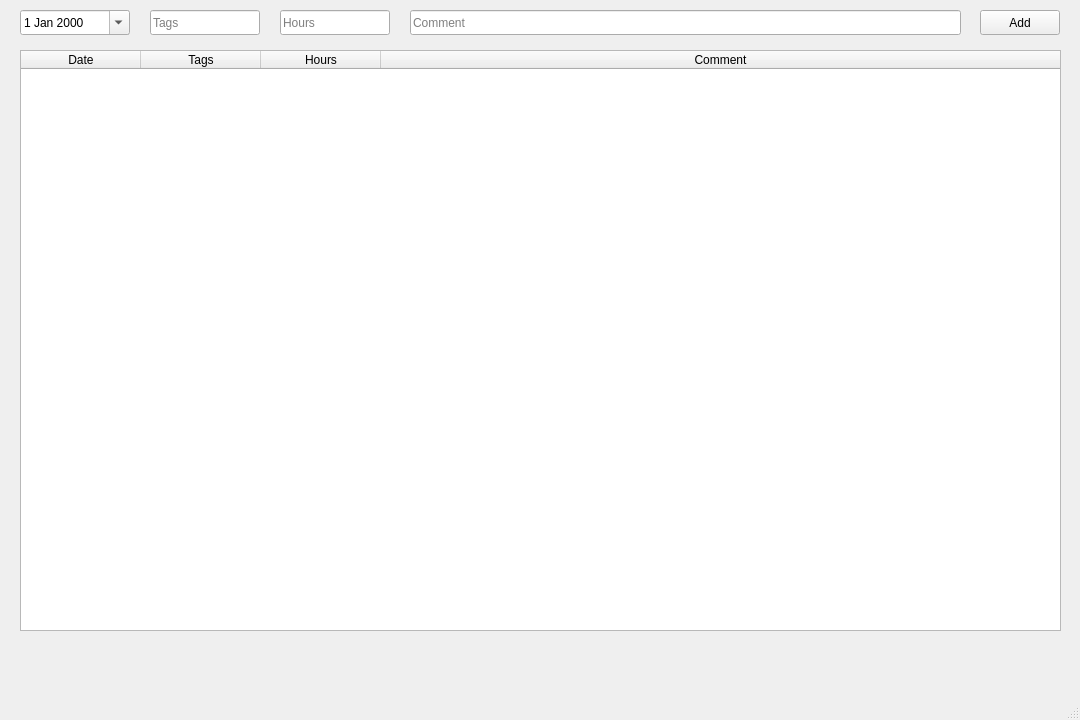
<?xml version="1.0" encoding="UTF-8"?>
<ui version="4.0">
 <class>MainWindow</class>
 <widget class="QMainWindow" name="MainWindow">
  <property name="geometry">
   <rect>
    <x>0</x>
    <y>0</y>
    <width>1080</width>
    <height>720</height>
   </rect>
  </property>
  <property name="palette">
   <palette>
    <active>
     <colorrole role="Link">
      <brush brushstyle="SolidPattern">
       <color alpha="255">
        <red>153</red>
        <green>193</green>
        <blue>241</blue>
       </color>
      </brush>
     </colorrole>
    </active>
    <inactive>
     <colorrole role="Link">
      <brush brushstyle="SolidPattern">
       <color alpha="255">
        <red>153</red>
        <green>193</green>
        <blue>241</blue>
       </color>
      </brush>
     </colorrole>
    </inactive>
    <disabled>
     <colorrole role="Link">
      <brush brushstyle="SolidPattern">
       <color alpha="255">
        <red>153</red>
        <green>193</green>
        <blue>241</blue>
       </color>
      </brush>
     </colorrole>
    </disabled>
   </palette>
  </property>
  <property name="windowTitle">
   <string>Kairos</string>
  </property>
  <property name="windowIcon">
   <iconset theme="face-cool">
    <normaloff>.</normaloff>.</iconset>
  </property>
  <widget class="QWidget" name="centralwidget">
   <property name="sizePolicy">
    <sizepolicy hsizetype="Preferred" vsizetype="Preferred">
     <horstretch>0</horstretch>
     <verstretch>0</verstretch>
    </sizepolicy>
   </property>
   <widget class="QPushButton" name="addButton">
    <property name="geometry">
     <rect>
      <x>980</x>
      <y>10</y>
      <width>80</width>
      <height>25</height>
     </rect>
    </property>
    <property name="mouseTracking">
     <bool>false</bool>
    </property>
    <property name="focusPolicy">
     <enum>Qt::StrongFocus</enum>
    </property>
    <property name="autoFillBackground">
     <bool>false</bool>
    </property>
    <property name="text">
     <string>Add</string>
    </property>
    <property name="flat">
     <bool>false</bool>
    </property>
   </widget>
   <widget class="QDateEdit" name="dateEdit">
    <property name="geometry">
     <rect>
      <x>20</x>
      <y>10</y>
      <width>110</width>
      <height>25</height>
     </rect>
    </property>
    <property name="calendarPopup">
     <bool>true</bool>
    </property>
   </widget>
   <widget class="QLineEdit" name="tagsEdit">
    <property name="geometry">
     <rect>
      <x>150</x>
      <y>10</y>
      <width>110</width>
      <height>25</height>
     </rect>
    </property>
    <property name="text">
     <string/>
    </property>
    <property name="placeholderText">
     <string>Tags</string>
    </property>
   </widget>
   <widget class="QLineEdit" name="hoursEdit">
    <property name="geometry">
     <rect>
      <x>280</x>
      <y>10</y>
      <width>110</width>
      <height>25</height>
     </rect>
    </property>
    <property name="text">
     <string/>
    </property>
    <property name="placeholderText">
     <string>Hours</string>
    </property>
   </widget>
   <widget class="QLineEdit" name="commentEdit">
    <property name="geometry">
     <rect>
      <x>410</x>
      <y>10</y>
      <width>551</width>
      <height>25</height>
     </rect>
    </property>
    <property name="text">
     <string/>
    </property>
    <property name="placeholderText">
     <string>Comment</string>
    </property>
   </widget>
   <widget class="QTableWidget" name="table">
    <property name="geometry">
     <rect>
      <x>20</x>
      <y>50</y>
      <width>1041</width>
      <height>581</height>
     </rect>
    </property>
    <property name="focusPolicy">
     <enum>Qt::NoFocus</enum>
    </property>
    <property name="showGrid">
     <bool>false</bool>
    </property>
    <property name="gridStyle">
     <enum>Qt::NoPen</enum>
    </property>
    <property name="sortingEnabled">
     <bool>false</bool>
    </property>
    <property name="columnCount">
     <number>4</number>
    </property>
    <attribute name="horizontalHeaderDefaultSectionSize">
     <number>120</number>
    </attribute>
    <attribute name="horizontalHeaderHighlightSections">
     <bool>false</bool>
    </attribute>
    <attribute name="horizontalHeaderShowSortIndicator" stdset="0">
     <bool>false</bool>
    </attribute>
    <attribute name="horizontalHeaderStretchLastSection">
     <bool>true</bool>
    </attribute>
    <attribute name="verticalHeaderVisible">
     <bool>false</bool>
    </attribute>
    <attribute name="verticalHeaderHighlightSections">
     <bool>false</bool>
    </attribute>
    <column>
     <property name="text">
      <string>Date</string>
     </property>
    </column>
    <column>
     <property name="text">
      <string>Tags</string>
     </property>
    </column>
    <column>
     <property name="text">
      <string>Hours</string>
     </property>
    </column>
    <column>
     <property name="text">
      <string>Comment</string>
     </property>
    </column>
   </widget>
  </widget>
  <widget class="QMenuBar" name="menubar">
   <property name="geometry">
    <rect>
     <x>0</x>
     <y>0</y>
     <width>1080</width>
     <height>22</height>
    </rect>
   </property>
  </widget>
  <widget class="QStatusBar" name="statusbar"/>
 </widget>
 <resources/>
 <connections/>
</ui>
